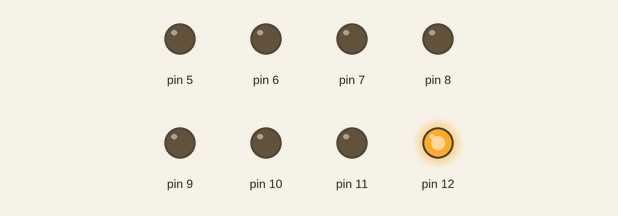
This sketch was run on a simulated Arduino Uno, built with avr-gcc and run on an emulated ATmega328P. Parts: output pins drawn as LEDs (lit = HIGH).

Above: at 0.2 s.
At 1.2 s:
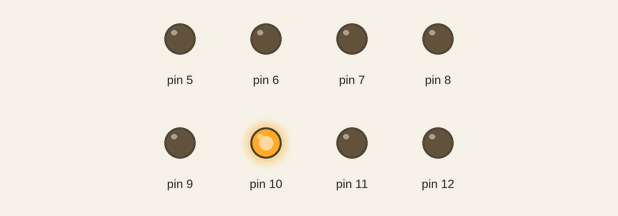
At 1.7 s:
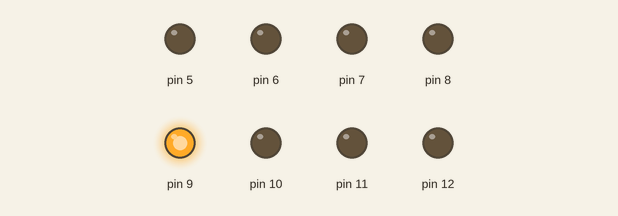
At 2.2 s:
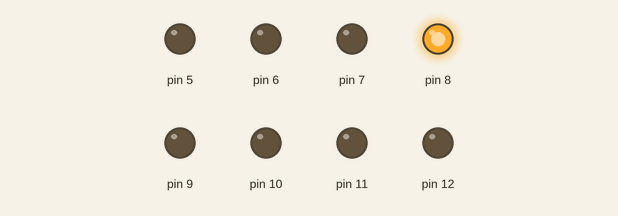
At 3.2 s:
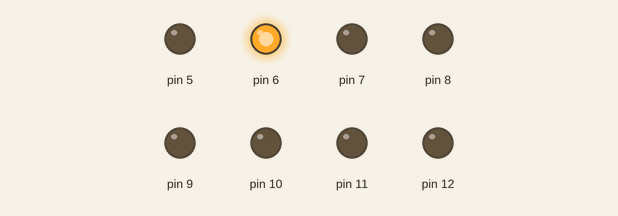
At 4.7 s:
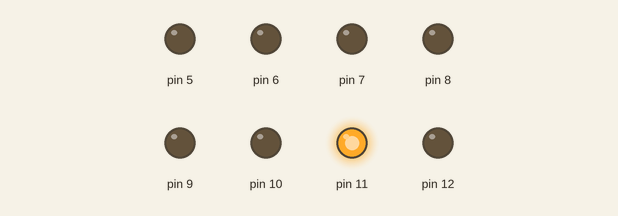
Timing chart, 0 to 5.2 s (numbered marks = the images above):
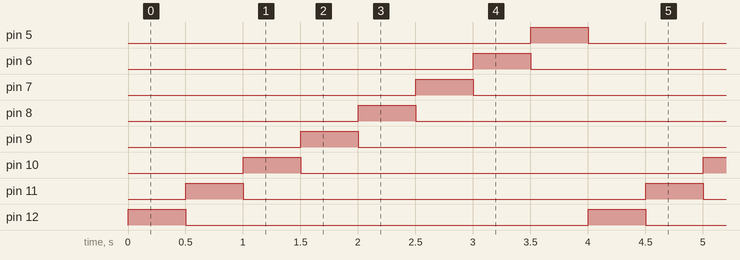

Measured:
- by itself, pin 5–12: alternates HIGH for 0.50 s and LOW for 3.5 s
- by itself, everything shown: repeats every 4.0 s, in 9 steps

The sketch:

for8led.ino
```cpp
// Contoh penggunaan for
//    untuk mengendalikan 8 LED

void setup()
{
  Serial.begin(9600);

  for (int pin = 12; pin >= 5; pin--)
  {
    pinMode(pin, OUTPUT);
    digitalWrite(pin, LOW);
  }
}

void loop()
{
  for (int pin = 12; pin >= 5; pin--)
  {
    digitalWrite(pin, HIGH);
    delay(500);
    digitalWrite(pin, LOW);
  }
}
```
